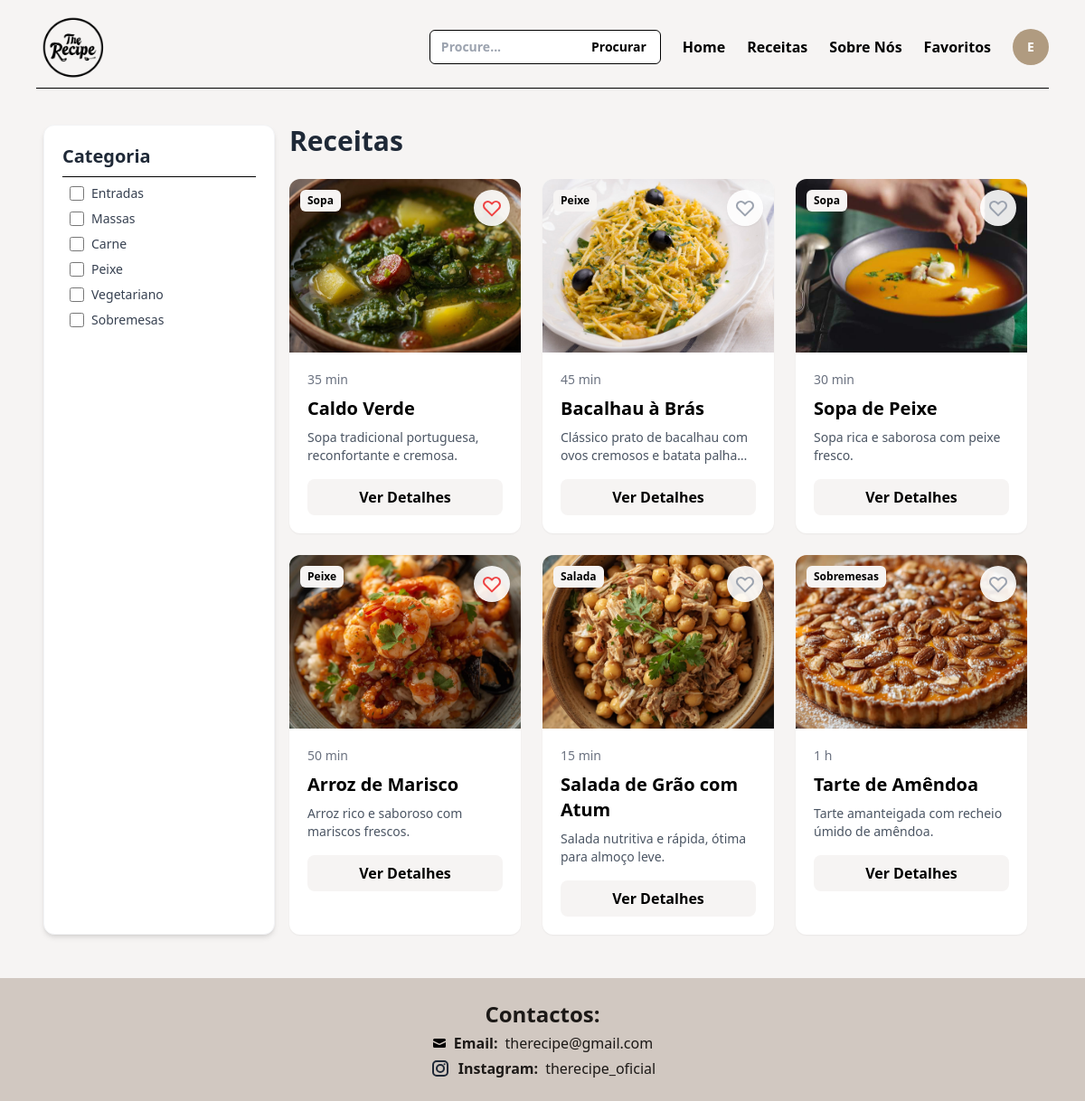
/receitas.php (signed in), run on the app's committed database.
### tables this page shows
CREATE TABLE IF NOT EXISTS `receitas` (
  `id` int NOT NULL AUTO_INCREMENT,
  `nome` varchar(100) NOT NULL,
  `tempo` varchar(50) DEFAULT NULL,
  `ingredientes` text,
  `preparacao` text,
  `imagem` varchar(128) DEFAULT NULL,
  `categoria` varchar(100) DEFAULT NULL,
  `descricao` text,
  `quantidade` int DEFAULT NULL,
  `orcamento` varchar(50) DEFAULT NULL,
  PRIMARY KEY (`id`)
);

### receitas.php (the view, shortened to what this page needs)
<?php
require('ajax/connection.php');
$busca = $_GET['busca'] ?? '';
?>
<!DOCTYPE html>
<html lang="pt-pt">
<head>
    <script src="https://cdn.tailwindcss.com"></script>
</head>
<body class="bg-[#F6F4F3] min-h-screen flex flex-col">
    <?php require('includes/nav.php'); ?>
    <div class="flex-grow px-12 py-8">
        <div class="flex">
            <div class="hidden md:block lg:w-64 sticky top-4 bg-white p-5 rounded-xl shadow-md border border-gray-100">
                <h2 class="font-bold text-xl text-gray-800">Categoria</h2>
                <div class="border-b border-black my-2"></div>
                <div class="flex items-center m-2">
                    <input type="checkbox" id="entradas" name="categorias" value="Entradas" class="categoria-checkbox w-4 h-4 text-green-600 bg-gray-100 border-gray-300 focus:ring-green-500">
                    <label for="entradas" class="mx-2 text-sm font-medium text-gray-700 cursor-pointer">Entradas</label>
                </div>
                <div class="flex items-center m-2">
                    <input type="checkbox" id="massas" name="categorias" value="Massas" class="categoria-checkbox w-4 h-4 text-green-600 bg-gray-100 border-gray-300 focus:ring-green-500">
                    <label for="massas" class="mx-2 text-sm font-medium text-gray-700 cursor-pointer">Massas</label>
                </div>
                <div class="flex items-center m-2">
                    <input type="checkbox" id="carne" name="categorias" value="Carne" class="categoria-checkbox w-4 h-4 text-green-600 bg-gray-100 border-gray-300 focus:ring-green-500">
                    <label for="carne" class="mx-2 text-sm font-medium text-gray-700 cursor-pointer">Carne</label>
                </div>
                <div class="flex items-center m-2">
                    <input type="checkbox" id="peixe" name="categorias" value="Peixe" class="categoria-checkbox w-4 h-4 text-green-600 bg-gray-100 border-gray-300 focus:ring-green-500">
                    <label for="peixe" class="mx-2 text-sm font-medium text-gray-700 cursor-pointer">Peixe</label>
                </div>
                <div class="flex items-center m-2">
                    <input type="checkbox" id="vegetariano" name="categorias" value="Vegetariano" class="categoria-checkbox w-4 h-4 text-green-600 bg-gray-100 border-gray-300 focus:ring-green-500">
                    <label for="vegetariano" class="mx-2 text-sm font-medium text-gray-700 cursor-pointer">Vegetariano</label>
                </div>
                <div class="flex items-center m-2">
                    <input type="checkbox" id="sobremesas" name="categorias" value="Sobremesas" class="categoria-checkbox w-4 h-4 text-green-600 bg-gray-100 border-gray-300 focus:ring-green-500">
                    <label for="sobremesas" class="mx-2 text-sm font-medium text-gray-700 cursor-pointer">Sobremesas</label>
                </div>
            </div>
            <?php
                if ($busca != '') {
                    $sql = "SELECT * FROM receitas WHERE nome LIKE :busca";
                    $stmt = $dbh->prepare($sql);
                    $stmt->bindValue(':busca', "%$busca%");
                } else {
                    $sql = "SELECT * FROM receitas";
                    $stmt = $dbh->prepare($sql);
                }
                $stmt->execute();
            ?>
            <div class="flex-1 md:px-4">
                <h1 class="text-3xl font-bold mb-6 text-gray-800">Receitas</h1>
                <div class="grid grid-cols-1 sm:grid-cols-2 md:grid-cols-3 gap-6">
                    <?php while($receita = $stmt->fetchObject()):
                        $idReceita = $receita->id;
                        $nome = $receita->nome;
                        $imagem = $receita->imagem;
                        $tempo = $receita->tempo;
                        $categoria = $receita->categoria;
                        $descricao = $receita->descricao;
                        $userId = $_SESSION['user_id'] ?? null;
                        $estaFavorito = false;
                        if ($userId) {
                            $stmtFav = $dbh->prepare("SELECT 1 FROM favoritos WHERE id_utilizador = :uid AND id_receita = :rid");
                            $stmtFav->bindValue(':uid', $userId);
                            $stmtFav->bindValue(':rid', $idReceita);
                            $stmtFav->execute();
                            $estaFavorito = $stmtFav->fetchColumn() ? true : false;
                        }
                    ?>
                    <div class="receita bg-white rounded-xl shadow-sm overflow-hidden relative group"data-categoria="<?= $categoria ?>">
                        <img src="imagem/<?= $imagem ?>" alt="<?= $nome ?>" class="w-full h-48 object-cover group-hover:scale-105 transition-transform duration-300">
                        <?php if ($userId): ?>
                        <button class="favorito-btn absolute top-3 right-3 bg-[#FFFFFF]/90 p-2 rounded-full text-gray-400 hover:text-red-500 hover:bg-[#FFFFFF] transition-colors shadow-sm <?= $estaFavorito ? 'text-red-500' : 'text-gray-400 hover:text-red-500' ?>"
                                data-id="<?= $idReceita ?>">
                            <svg xmlns="http://www.w3.org/2000/svg" class="h-6 w-6" fill="none" viewBox="0 0 24 24" stroke="currentColor">
                                <path stroke-linecap="round" stroke-linejoin="round" stroke-width="2" d="M4.318 6.318a4.5 4.5 0 000 6.364L12 20.364l7.682-7.682a4.5 4.5 0 00-6.364-6.364L12 7.636l-1.318-1.318a4.5 4.5 0 00-6.364 0z"/>
                            </svg>
                        </button>
                        <?php endif; ?>
                        <span class="absolute top-3 left-3 bg-[#F6F4F3] text-black text-xs font-bold px-2 py-1 rounded-md"><?= $categoria ?></span>
                        <div class="p-5">
                            <span class="text-sm text-gray-500 mb-2 block"><?= $tempo ?></span>
                            <h3 class="text-xl font-bold mb-2"><?= $nome ?></h3>
                            <p class="text-gray-600 text-sm line-clamp-2 mb-4"><?= $descricao ?></p>
                            <a href="receita.php?receita=<?= $idReceita ?>" class="block py-2 bg-[#F6F4F3] text-black font-semibold rounded-lg text-center hover:bg-[#B09B80]">Ver Detalhes</a>
                        </div>
                    </div>
                    <?php endwhile; ?>
                </div>
            </div>
        </div>
    </div>
    <?php require('includes/footer.php'); ?>
</body>
</html>

### data on the page
receitas: imagem (picture), categoria "Sopa", tempo "35 min", nome "Caldo Verde", descricao "Sopa tradicional portuguesa, reconfortante e cremosa."
receitas: imagem (picture), categoria "Peixe", tempo "45 min", nome "Bacalhau à Brás", descricao "Clássico prato de bacalhau com ovos cremosos e batata…"
receitas: imagem (picture), categoria "Sopa", tempo "30 min", nome "Sopa de Peixe", descricao "Sopa rica e saborosa com peixe fresco."
receitas: imagem (picture), categoria "Peixe", tempo "50 min", nome "Arroz de Marisco", descricao "Arroz rico e saboroso com mariscos frescos."
receitas: imagem (picture), categoria "Salada", tempo "15 min", nome "Salada de Grão com Atum", descricao "Salada nutritiva e rápida, ótima para almoço leve."
receitas: imagem (picture), categoria "Sobremesas", tempo "1 h", nome "Tarte de Amêndoa", descricao "Tarte amanteigada com recheio úmido de amêndoa."

### other printed values
$_SESSION['iniciais'] "E"
